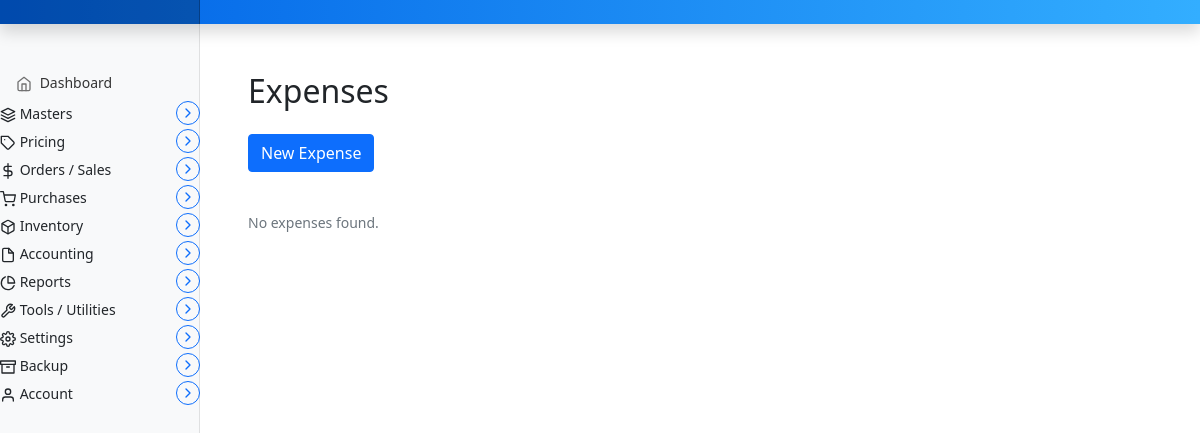
Page /invoice/expenses on the earlier database version.
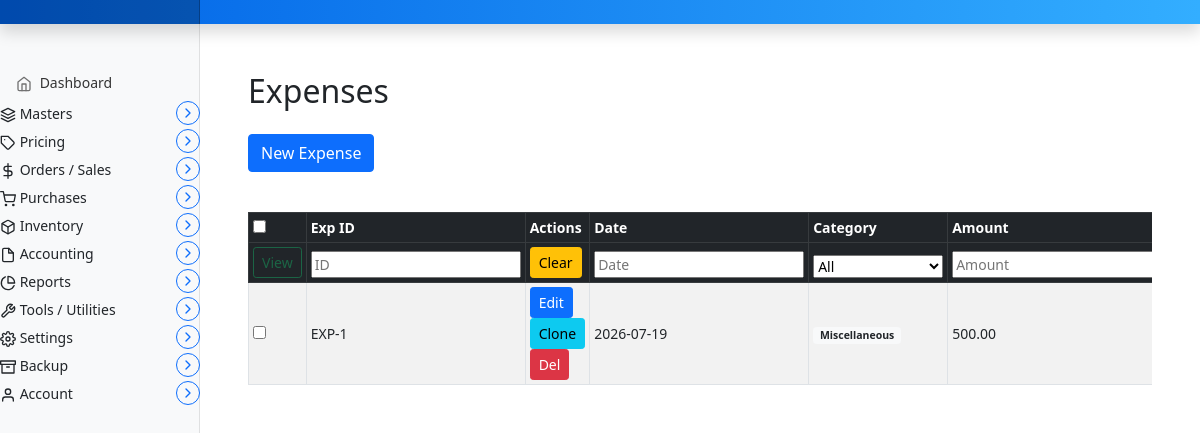
Same page on the later database version.
### marania_invoice_app/models.py (models this page shows, shortened)
class Expense(models.Model):
    CATEGORY_CHOICES = [
        ('Employee Salary', 'Employee Salary'),
        ('Mechanic Salary', 'Mechanic Salary'),
        ('Miscellaneous', 'Miscellaneous'),
        ('Electricity', 'Electricity'),
        ('Spare Parts', 'Spare Parts'),
        ('Transportation', 'Transportation'),
        ('Net Processing', 'Net Processing'),
    ]
    PAYMENT_METHOD_CHOICES = [
        ('Cash', 'Cash'),
        ('Bank Transfer', 'Bank Transfer'),
        ('Other', 'Other'),
    ]
    PAYMENT_STATUS_CHOICES = [
        ('Paid', 'Paid'),
        ('Pending', 'Pending'),
        ('Partially Paid', 'Partially Paid'),
    ]
    BILL_TO_CHOICES = [
        ('Customer', 'Customer'),
        ('Company', 'Company'),
    ]
    expense_id = models.AutoField(primary_key=True)
    expense_date = models.DateField()
    expense_category = models.CharField(max_length=50, choices=CATEGORY_CHOICES)
    expense_amount = models.DecimalField(max_digits=18, decimal_places=2)
    description = models.TextField(blank=True, null=True)
    payment_method = models.CharField(max_length=20, choices=PAYMENT_METHOD_CHOICES, default='Cash')
    vendor = models.CharField(max_length=200, blank=True, null=True)
    amount_paid = models.DecimalField(max_digits=18, decimal_places=2, default=0)
    balance_amount = models.DecimalField(max_digits=18, decimal_places=2, default=0)
    payment_status = models.CharField(max_length=20, choices=PAYMENT_STATUS_CHOICES, default='Pending')
    bill_to = models.CharField(max_length=20, choices=BILL_TO_CHOICES, default='Company')
    updated_at = models.DateTimeField(auto_now=True)
    class Meta:
        ordering = ['-expense_date']

### marania_invoice_app/views.py (the view, shortened to what this page needs)
# urls.py: path('expenses', views.expense_entry, name='expense_entry'),
def expense_entry(request):
    from datetime import date
    expenses = Expense.objects.all()
    parties = Parties.objects.all()
    expenses_json = []
    for e in expenses:
        expenses_json.append({
            'expense_id': e.expense_id,
            'expense_date': str(e.expense_date) if e.expense_date else '',
            'expense_category': e.expense_category or '',
            'expense_amount': str(e.expense_amount) if e.expense_amount else '',
            'description': e.description or '',
            'payment_method': e.payment_method or '',
            'vendor': e.vendor or '',
            'amount_paid': str(e.amount_paid) if e.amount_paid else '',
            'balance_amount': str(e.balance_amount) if e.balance_amount else '',
            'payment_status': e.payment_status or 'Pending',
            'bill_to': e.bill_to or 'Company',
        })
    return render(request, 'marania_invoice_app/expense_entry.html', {
        'expenses': expenses,
        'expenses_json': json.dumps(expenses_json),
        'parties': parties,
    })

### templates/marania_invoice_app/expense_entry.html (shortened to what the changed rows need)
{% extends 'partials/base.html' %}
{% load static %}
{% block main %}
<main class="col-md-9 ms-sm-auto col-lg-10 px-md-4">
  <div class="container my-5">
    <h2 class="mb-4">Expenses</h2>
    <div class="expenses-list mt-4">
      {% if expenses %}
        <div class="table-responsive invoice-table-wrapper">
          <table id="expenses-table" class="table table-striped table-hover table-bordered table-sm align-middle">
            <colgroup>
              <col style="width:50px">
              <col style="width:80px">
              <col style="width:160px">
              <col style="width:100px">
              <col style="width:120px">
              <col style="width:100px">
              <col style="width:120px">
              <col style="width:100px">
              <col style="width:100px">
              <col style="width:100px">
              <col style="width:100px">
            </colgroup>
            <thead class="table-dark">
              <tr>
                <th scope="col"><input type="checkbox" id="select-all" onchange="toggleAllCheckboxes(this)"></th>
                <th scope="col">Exp ID</th>
                <th scope="col" class="col-actions">Actions</th>
                <th scope="col">Date</th>
                <th scope="col">Category</th>
                <th scope="col">Amount</th>
              </tr>
              <tr id="expenses-filter-row">
                <th>
                  <button type="button" class="btn btn-outline-success btn-sm" id="viewSelectedBtn" onclick="viewSelected()" disabled>View</button>
                </th>
                <th><input class="filter-input" placeholder="ID"></th>
                <th>
                  <button class="btn btn-warning btn-sm" id="clear-filters">Clear</button>
                </th>
                <th><input class="filter-input" placeholder="Date"></th>
                <th>
                  <select class="filter-select">
                    <option value="">All</option>
                  </select>
                </th>
                <th><input class="filter-input" placeholder="Amount"></th>
              </tr>
            </thead>
            <tbody>
              {% for e in expenses %}
                <tr>
                  <td><input type="checkbox" class="row-checkbox" value="{{ e.expense_id }}" onchange="updateViewBtn()"></td>
                  <td>EXP-{{ e.expense_id }}</td>
                  <td>
                    <a href="javascript:void(0);" onclick="loadExpense('{{ e.expense_id }}')" class="btn btn-sm btn-primary">
                       Edit
                    </a>
                    <a href="javascript:void(0);" onclick="cloneExpense('{{ e.expense_id }}')" class="btn btn-sm btn-info">
                       Clone
                    </a>
                    <form method="POST" action="{% url 'expense_entry' %}" style="display:inline;" onsubmit="return confirm('Delete this expense?')">
                      <button type="submit" class="btn btn-sm btn-danger">
                         Del
                      </button>
                    </form>
                  </td>
                  <td>{{ e.expense_date|date:"Y-m-d" }}</td>
                  <td>
                    <span class="badge
                      {% if e.expense_category == 'Employee Salary' %}bg-primary
                      {% elif e.expense_category == 'Mechanic Salary' %}bg-success
                      {% elif e.expense_category == 'Electricity' %}bg-warning text-dark
                      {% elif e.expense_category == 'Transportation' %}bg-info text-dark
                      {% elif e.expense_category == 'Spare Parts' %}bg-secondary
                      {% elif e.expense_category == 'Net Processing' %}bg-dark
                      {% else %}bg-light text-dark{% endif %}">
                      {{ e.expense_category }}
                    </span>
                  </td>
                  <td>{{ e.expense_amount }}</td>
                </tr>
              {% endfor %}
            </tbody>
          </table>
        </div>
      {% else %}
        <p class="text-muted">No expenses found.</p>
      {% endif %}
    </div>
  </div>
</main>
{% endblock %}

Differences in the rows shown:
added Expense: expense_id "1", expense_date "2026-07-19", expense_category "Miscellaneous", expense_amount "500.00"
Other differences:
form field value: (not shown) → "☐"
form field value: (not shown) → "All"
text no longer shown: "No expenses found."
text now shown: "Exp ID Actions Date Category Amount View Clear"
